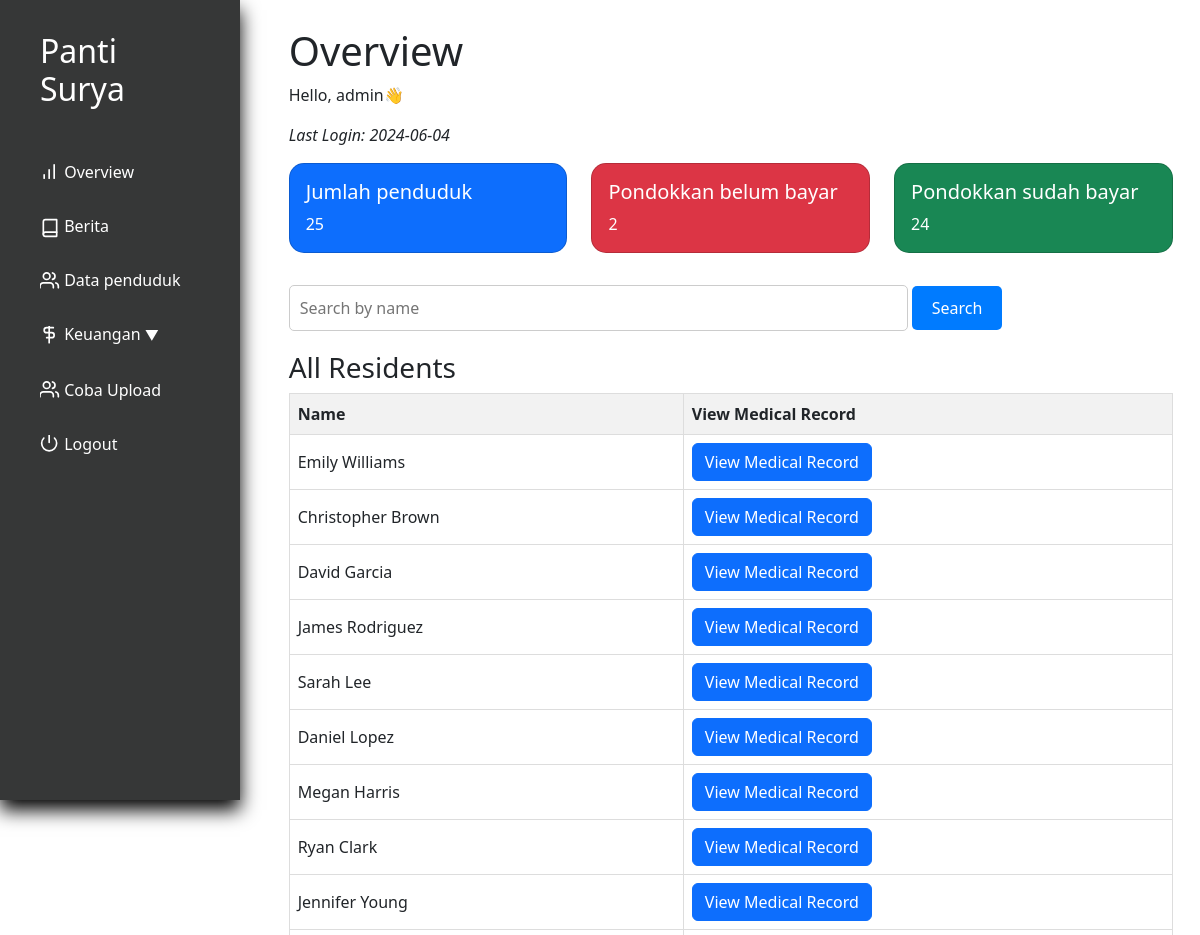
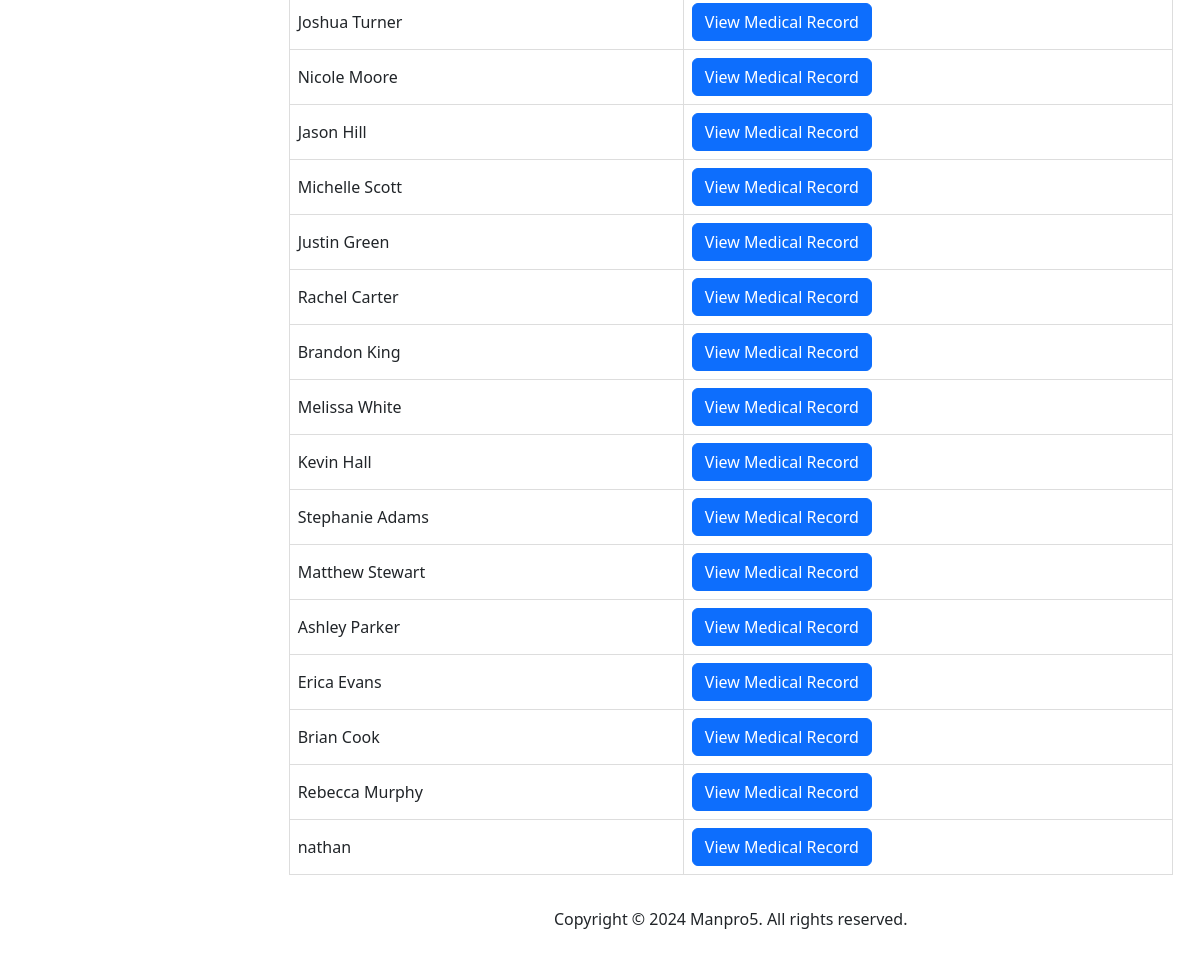
/index.php (signed in), run on the app's committed database (2 pictures, top to bottom).
### tables this page shows
CREATE TABLE `penduduk` (
  `id` int(11) NOT NULL,
  `nama` varchar(250) NOT NULL,
  `alamat` varchar(100) NOT NULL,
  `tanggal_masuk` date DEFAULT NULL,
  `email` varchar(200) DEFAULT NULL,
  `notelp` varchar(15) NOT NULL,
  `keuangan_pondokkan` int(11) NOT NULL,
  `keuangan_tabungan` int(11) NOT NULL,
  `keuangan_obat` int(11) NOT NULL,
  `keuangan_total` int(11) NOT NULL,
  `profile_picture` varchar(100) NOT NULL,
  `KTP` longblob NOT NULL,
  `KK` longblob NOT NULL,
  `BPJS` longblob NOT NULL,
  `keuangan_deposit` int(11) NOT NULL
);

### utils.php (called while the page is built, shortened)
<?php
class myDB
{
    private $host = "localhost";
    private $username = "root";
    private $password = "";
    private $database = "pantisurya";
    private $db;
    function __construct()
    {
        if ($this->db == null) {
            try {
                $this->db = new PDO("mysql:host=$this->host;dbname=$this->database", $this->username, $this->password);
                $this->db->setAttribute(PDO::ATTR_ERRMODE, PDO::ERRMODE_EXCEPTION);
            } catch (PDOException $e) {
                echo "Connection failed: " . $e->getMessage();
            }
        }
    }
    public function prepare($query)
    {
        return $this->db->prepare($query);
    }
    function getCountPenduduk(){
        $query = "SELECT COUNT(*) AS total_residents FROM penduduk";
        $res = $this->db->prepare($query);
        $res->execute();
        $total_residents = $res->fetch(PDO::FETCH_ASSOC)['total_residents'];
        return $total_residents;
    }
}

### index.php (the view, shortened to what this page needs)
<?php
require "utils.php";
$db = new myDB();
$total_residents = $db->getCountPenduduk();
$stmt_unpaid = $db->prepare("SELECT COUNT(*) AS total_unpaid FROM rekam_medis WHERE sudah_bayar = 0");
$stmt_unpaid->execute();
$total_unpaid = $stmt_unpaid->fetch(PDO::FETCH_ASSOC)['total_unpaid'];
$stmt_all_residents = $db->prepare("SELECT * FROM penduduk");
$stmt_all_residents->execute();
$residents = $stmt_all_residents->fetchAll(PDO::FETCH_ASSOC);
?>
<!DOCTYPE html>
<html lang="en">
<head>
    <?php include "layout/stylejquerynbs5.php" ?>
    <link rel="stylesheet" href="layout/indexstyle.css">
</head>
<body>
    <div class="app">
        <div class="dashboard">
            <?php include 'nav.php'?>
            <div class="main">
                <h1>Overview</h1>
                <p>Hello, <?php echo isset($_SESSION["username"]) ? $_SESSION["username"] : 'N/A'; ?>👋</p>
                <p style="font-style: italic;">Last Login: <?php echo isset($_SESSION["last_access"]) ? $_SESSION["last_access"] : 'N/A'; ?></p>
                <div class="overview-info row justify-content-between">
                    <div class="col">
                        <div class="card text-bg-primary">
                            <div class="row g-0">
                                <div class="col">
                                    <div class="card-body">
                                        <h5 class="card-title">Jumlah penduduk</h5>
                                        <p class="card-text"><?php echo $total_residents ?></p>
                                    </div>
                                </div>
                            </div>
                        </div>
                    </div>
                    <div class="col">
                        <div class="card text-bg-danger">
                            <div class="row g-0">
                                <div class="col">
                                    <div class="card-body">
                                        <h5 class="card-title">Pondokkan belum bayar</h5>
                                        <p class="card-text"><?php echo $total_unpaid ?></p>
                                    </div>
                                </div>
                            </div>
                        </div>
                    </div>
                    <div class="col">
                        <div class="card text-bg-success">
                            <div class="row g-0">
                                <div class="col">
                                    <div class="card-body">
                                        <h5 class="card-title">Pondokkan sudah bayar</h5>
                                        <p class="card-text">24</p>
                                    </div>
                                </div>
                            </div>
                        </div>
                    </div>
                </div>
                <div class="search-bar">
                    <form method="POST">
                        <input type="text" name="search" placeholder="Search by name" class="search-input">
                        <button type="submit" class="search-button">Search</button>
                    </form>
                </div>
                <div class="residents-table">
                    <h3>All Residents</h3>
                    <table class="resident-table">
                        <thead>
                            <tr>
                                <th>Name</th>
                                <th>View Medical Record</th>
                            </tr>
                        </thead>
                        <tbody>
                            <?php foreach($residents as $resident): ?>
                            <tr>
                                <td><?php echo $resident['nama']; ?></td>
                                <td><button onclick="window.location.href='laporanmedis.php?id=<?php echo $resident['id']; ?>'" class="btn btn-primary">View Medical Record</button></td>
                            </tr>
                            <?php endforeach; ?>
                        </tbody>
                    </table>
                </div>
                <?php include 'footer.php'?>
            </div>
        </div>
    </div>
</body>
</html>

### layout/indexstyle.css (style rules this page uses)
* { box-sizing: border-box; margin: 0; padding: 0; }
.dashboard { display: flex; flex-direction: row; gap: 1.7rem; }
.main { width: 80%; min-height: 100vh; padding: 1.7rem; padding-bottom: 0; }

### index.php (style rules this page uses)
.search-bar { margin-bottom: 20px; }
.search-input { width: 70%; padding: 10px; border-radius: 5px; border: 1px solid #ccc; }
.search-button { padding: 10px 20px; border-radius: 5px; background-color: #007bff; color: #fff; border: none; cursor: pointer; }
.resident-table { width: 100%; border-collapse: collapse; }
.resident-table th, .resident-table td { border: 1px solid #ddd; padding: 8px; text-align: left; }
.resident-table th { background-color: #f2f2f2; }
.overview-info { margin-bottom: 2rem; }
.card { border-radius: 15px; }

### data on the page
penduduk: nama "Emily Williams"
penduduk: nama "Christopher Brown"
penduduk: nama "David Garcia"
penduduk: nama "James Rodriguez"
penduduk: nama "Sarah Lee"
penduduk: nama "Daniel Lopez"
penduduk: nama "Megan Harris"
penduduk: nama "Ryan Clark"
penduduk: nama "Jennifer Young"
penduduk: nama "Joshua Turner"
penduduk: nama "Nicole Moore"
penduduk: nama "Jason Hill"
penduduk: nama "Michelle Scott"
penduduk: nama "Justin Green"
penduduk: nama "Rachel Carter"
penduduk: nama "Brandon King"
penduduk: nama "Melissa White"
penduduk: nama "Kevin Hall"
penduduk: nama "Stephanie Adams"
penduduk: nama "Matthew Stewart"
penduduk: nama "Ashley Parker"
penduduk: nama "Erica Evans"
penduduk: nama "Brian Cook"
penduduk: nama "Rebecca Murphy"
penduduk: nama "nathan"

### other printed values
$_SESSION["username"] "admin"
$_SESSION["last_access"] "2024-06-04"
$total_residents "25"
$total_unpaid "2"
